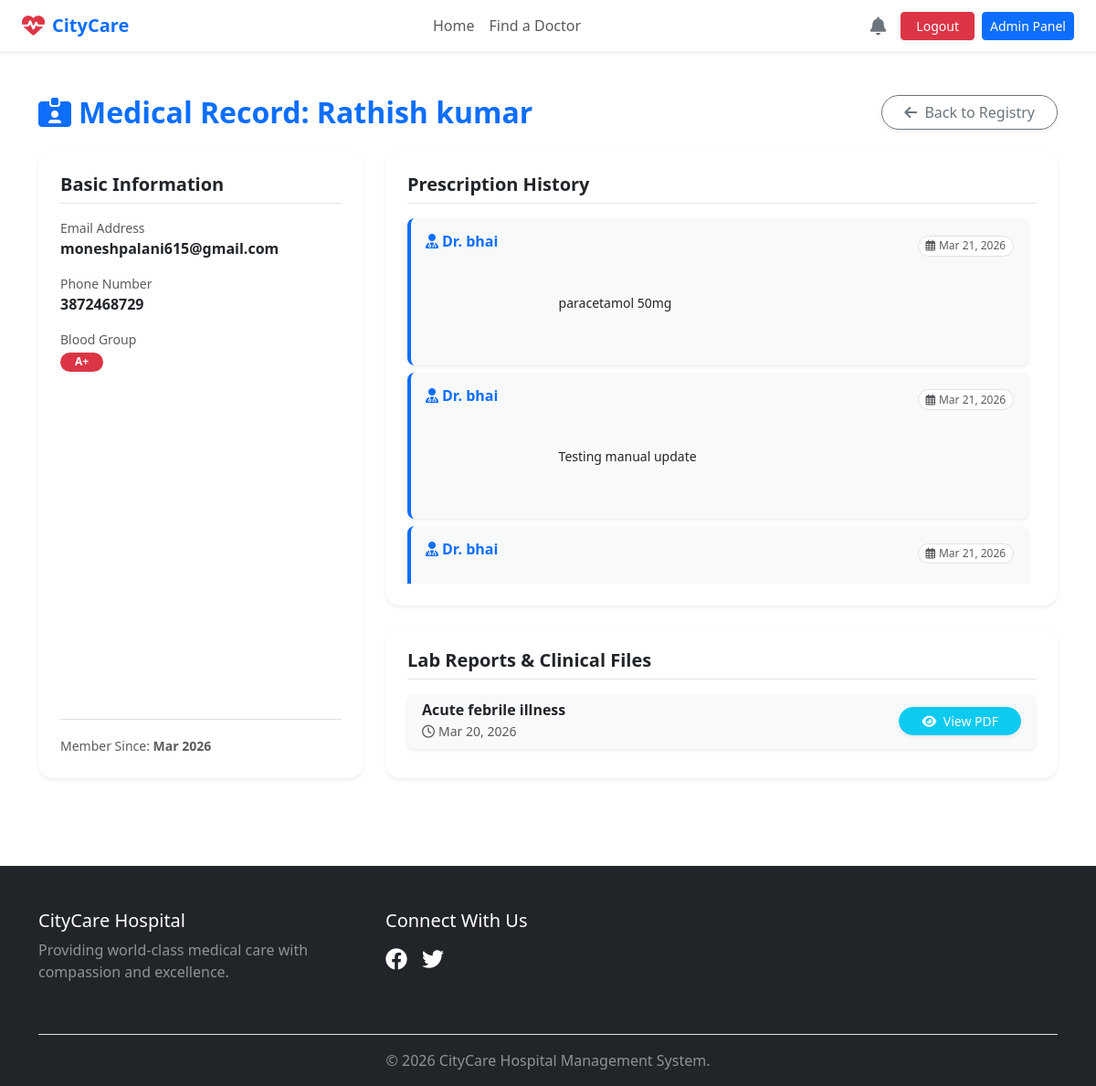
The page /admin-panel/patient/3/ (signed in) on the database its author committed.
### patients/models.py (models this page shows, shortened)
class Patient(models.Model):
    user = models.OneToOneField(settings.AUTH_USER_MODEL, on_delete=models.CASCADE, related_name='patient_profile')
    date_of_birth = models.DateField(null=True, blank=True)
    blood_group = models.CharField(max_length=10, blank=True)
    medical_history = models.TextField(blank=True, help_text="Past illnesses, allergies, etc.")
    contact_number = models.CharField(max_length=15, blank=True)
    address = models.TextField(blank=True)
    profile_picture = models.ImageField(upload_to='profile_pics/patients/', null=True, blank=True)

### accounts/models.py (models this page shows, shortened)
class CustomUser(AbstractUser):
    is_admin = models.BooleanField(default=False)
    is_doctor = models.BooleanField(default=False)
    is_patient = models.BooleanField(default=False)

### medical_records/models.py (models this page shows, shortened)
class Prescription(models.Model):
    patient = models.ForeignKey(Patient, on_delete=models.CASCADE, related_name='prescriptions')
    doctor = models.ForeignKey(Doctor, on_delete=models.CASCADE)
    notes = models.TextField(blank=True, help_text="Dosage and instructions")
    date_issued = models.DateTimeField(auto_now_add=True)

class LabReport(models.Model):
    patient = models.ForeignKey(Patient, on_delete=models.CASCADE, related_name='lab_reports')
    doctor = models.ForeignKey(Doctor, on_delete=models.SET_NULL, null=True)
    test_name = models.CharField(max_length=150)
    report_file = models.FileField(upload_to='lab_reports/')
    generated_on = models.DateTimeField(auto_now_add=True)

### doctors/models.py (models this page shows, shortened)
class Doctor(models.Model):
    objects = None
    user = models.OneToOneField(settings.AUTH_USER_MODEL, on_delete=models.CASCADE)
    department = models.ForeignKey(Department, on_delete=models.SET_NULL, null=True, related_name='doctors')
    specialization = models.CharField(max_length=150)
    profile_picture = models.ImageField(upload_to='profile_pics/doctors/', null=True, blank=True)
    available_days = models.CharField(max_length=100, help_text="e.g., Mon, Wed, Fri")

### dashboard/views.py (the view)
# urls.py: path('admin-panel/patient/<int:patient_id>/', dashboard_views.admin_patient_detail, name='admin_patient_detail'),
@login_required
def admin_patient_detail(request, patient_id):
    if not (request.user.is_superuser or request.user.is_staff):
        return redirect('home')
    patient = get_object_or_404(Patient, id=patient_id)
    prescriptions = Prescription.objects.filter(patient=patient).order_by('-date_issued')
    lab_reports = LabReport.objects.filter(patient=patient).order_by('-generated_on')
    context = {
        'patient': patient,
        'prescriptions': prescriptions,
        'lab_reports': lab_reports,  # <--- THIS WAS MISSING
    }
    return render(request, 'dashboard/admin_patient_detail.html', context)

### dashboard/context_processors.py (called while the page is built)
def user_notifications(request):
    if request.user.is_authenticated:
        unread_notifications = Notification.objects.filter(user=request.user, is_read=False).order_by('-created_at')
        return {
            'notifications': unread_notifications,
            'unread_count': unread_notifications.count()
        }
    return {'notifications': [], 'unread_count': 0}

### templates/dashboard/admin_patient_detail.html (shortened to what this page needs)
{% extends 'base.html' %}
{% block content %}
<div class="container py-5">
    <div class="d-flex justify-content-between align-items-center mb-4">
        <h2 class="fw-bold text-primary mb-0">
            <i class="fas fa-id-card-alt me-2"></i>Medical Record: {{ patient.user.get_full_name }}
        </h2>
        <a href="{% url 'admin_patient_list' %}" class="btn btn-outline-secondary rounded-pill px-4 shadow-sm">
            <i class="fas fa-arrow-left me-1"></i> Back to Registry
        </a>
    </div>
    <div class="row g-4">
        <div class="col-md-4">
            <div class="card border-0 shadow-sm rounded-4 p-4 h-100 bg-white">
                <h5 class="fw-bold border-bottom pb-2 mb-3 text-dark">Basic Information</h5>
                <div class="mb-3">
                    <small class="text-muted d-block italic">Email Address</small>
                    <span class="fw-bold">{{ patient.user.email }}</span>
                </div>
                <div class="mb-3">
                    <small class="text-muted d-block italic">Phone Number</small>
                    <span class="fw-bold">{{ patient.contact_number|default:"N/A" }}</span>
                </div>
                <div class="mb-3">
                    <small class="text-muted d-block italic">Blood Group</small>
                    <span class="badge bg-danger rounded-pill px-3">{{ patient.blood_group|default:"N/A" }}</span>
                </div>
                <div class="mt-auto pt-3 border-top">
                    <small class="text-muted">Member Since: <strong>{{ patient.user.date_joined|date:"M Y" }}</strong></small>
                </div>
            </div>
        </div>
        <div class="col-md-8">
            <div class="card border-0 shadow-sm rounded-4 p-4 mb-4 bg-white">
                <h5 class="fw-bold border-bottom pb-2 mb-3 text-dark">Prescription History</h5>
                <div style="max-height: 400px; overflow-y: auto; padding-right: 8px;">
                    {% for rx in prescriptions %}
                    <div class="p-3 bg-light border-start border-4 border-primary rounded-3 mb-2 shadow-sm transition-hover">
                        <div class="d-flex justify-content-between align-items-start">
                            <div class="flex-grow-1">
                                <h6 class="fw-bold text-primary mb-1">
                                    <i class="fas fa-user-md me-1"></i>Dr. {{ rx.doctor.user.last_name|default:rx.doctor.user.username }}
                                </h6>
                                <div class="text-dark small" style="white-space: pre-wrap;">
                                    {% if rx.notes %}
                                        {{ rx.notes }}
                                    {% else %}
                                        <span class="text-muted italic small">No medication details provided.</span>
                                    {% endif %}
                                </div>
                            </div>
                            <div class="ms-3">
                                <span class="badge bg-white text-muted border rounded-pill fw-normal">
                                    <i class="far fa-calendar-alt me-1"></i>{{ rx.date_issued|date:"M d, Y" }}
                                </span>
                            </div>
                        </div>
                    </div>
                    {% empty %}
                    <div class="text-center py-5 text-muted">
                        <i class="fas fa-prescription-bottle fa-3x mb-3 opacity-25"></i>
                        <p>No prescriptions found.</p>
                    </div>
                    {% endfor %}
                </div>
            </div>
            <div class="card border-0 shadow-sm rounded-4 p-4 bg-white">
                <h5 class="fw-bold border-bottom pb-2 mb-3 text-dark">Lab Reports & Clinical Files</h5>
                <div class="list-group list-group-flush">
                    {% for lab in lab_reports %}
                    <div class="list-group-item d-flex justify-content-between align-items-center border-0 px-0 mb-2 bg-light rounded-3 px-3 shadow-sm">
                        <div>
                            <h6 class="fw-bold mb-0 text-dark">{{ lab.test_name }}</h6>
                            <small class="text-muted small"><i class="far fa-clock me-1"></i>{{ lab.generated_on|date:"M d, Y" }}</small>
                        </div>
                        <a href="{{ lab.report_file.url }}" target="_blank" class="btn btn-sm btn-info text-white rounded-pill px-4 shadow-sm">
                            <i class="fas fa-eye me-1"></i> View PDF
                        </a>
                    </div>
                    {% empty %}
                    <div class="text-center py-4 text-muted small">
                        <i class="fas fa-microscope fa-2x mb-2 opacity-25"></i>
                        <p>No lab reports available for this patient.</p>
                    </div>
                    {% endfor %}
                </div>
            </div>
        </div>
    </div>
</div>
{% endblock %}

### rows shown on the page
Patient: user.get_full_name "Rathish kumar", user.email "moneshpalani615@gmail.com", contact_number "3872468729", blood_group "A+", user.date_joined "Mar 2026"
Prescription: doctor.user.last_name "bhai", notes "paracetamol 50mg", date_issued "Mar 21, 2026"
Prescription: doctor.user.last_name "bhai", notes "Testing manual update", date_issued "Mar 21, 2026"
Prescription: doctor.user.last_name "bhai", date_issued "Mar 21, 2026"
LabReport: test_name "Acute febrile illness", generated_on "Mar 20, 2026"
